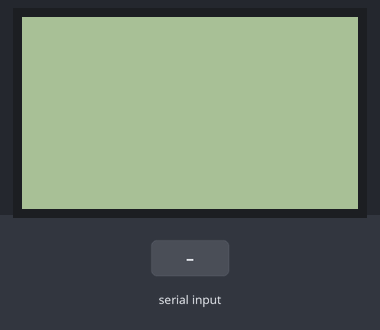
The sketch below on a simulated Arduino Uno, built with avr-gcc and run on an emulated ATmega328P. Parts: 84×48 one-colour display. The test bench sets the inputs (shaded band). What the sketch prints to the serial monitor is not drawn.

Above: at 1.2 s.
1.3 s: "1" received over Serial
At 1.8 s:
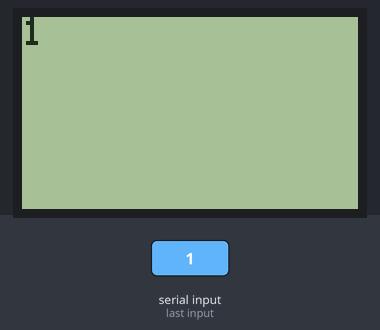
2.9 s: "0" received over Serial
At 4.2 s:
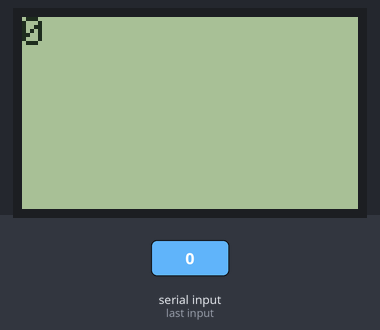
4.5 s: "2" received over Serial
At 5.5 s:
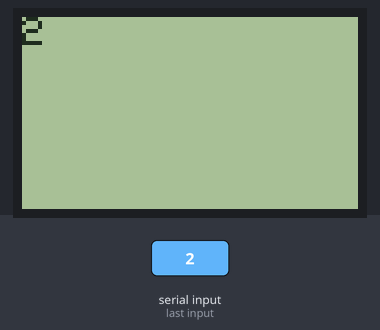
Timing chart, 0 to 7.5 s (numbered marks = the images above; inputs shaded):
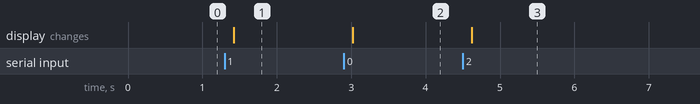

Measured:
- after the input at 1.3 s, the display: changes after 0.12 s (image 1)
- after the input at 2.9 s, the display: changes after 0.12 s (image 2)
- after the input at 4.5 s, the display: changes after 0.12 s (image 3)

The sketch:

SerialGLCD.ino
```cpp
#include <PCD8544.h>
int LED=7;
static PCD8544 lcd;
void setup()
{
  Serial.begin(9600);
 pinMode(LED,OUTPUT);
  Serial.println("Test Display Oke");
 lcd.begin(84, 48);
}
void loop()
{
  lcd.setContrast(40);
  if (Serial.available()) {
   delay(100);
   lcd.clear();
   digitalWrite(LED,LOW);
    lcd.setCursor(0, 0);
   while (Serial.available() > 0) {
    lcd.write(Serial.read());
      digitalWrite(LED,HIGH);
       lcd.write(0);
    }
  }
}
```
